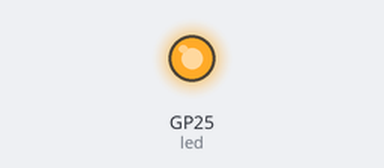
Recording of a program running on a simulated Raspberry Pi Pico running MicroPython. Parts: output pins drawn as LEDs (lit = HIGH). What the program prints to the serial console is not drawn. At 0.0 s the program stops and its outputs stay as they are.

Above: at 0.1 s.
Timing chart, 0 to 1.5 s (numbered marks = the images above):
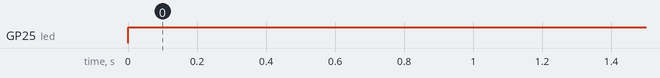

Measured:
- by itself, GP25 (led): LOW → HIGH at 0.00 s

The program:

main.py
```python
import machine


def blink(pin: machine.Pin) -> None:
    """Toggle the value of a MicroPython Pin."""
    pin.value(not pin.value())


def main() -> None:
    led = machine.Pin(25, machine.Pin.OUT)
    blink(led)
    print("Hello, World!")


if __name__ == "__main__":
    main()
```
